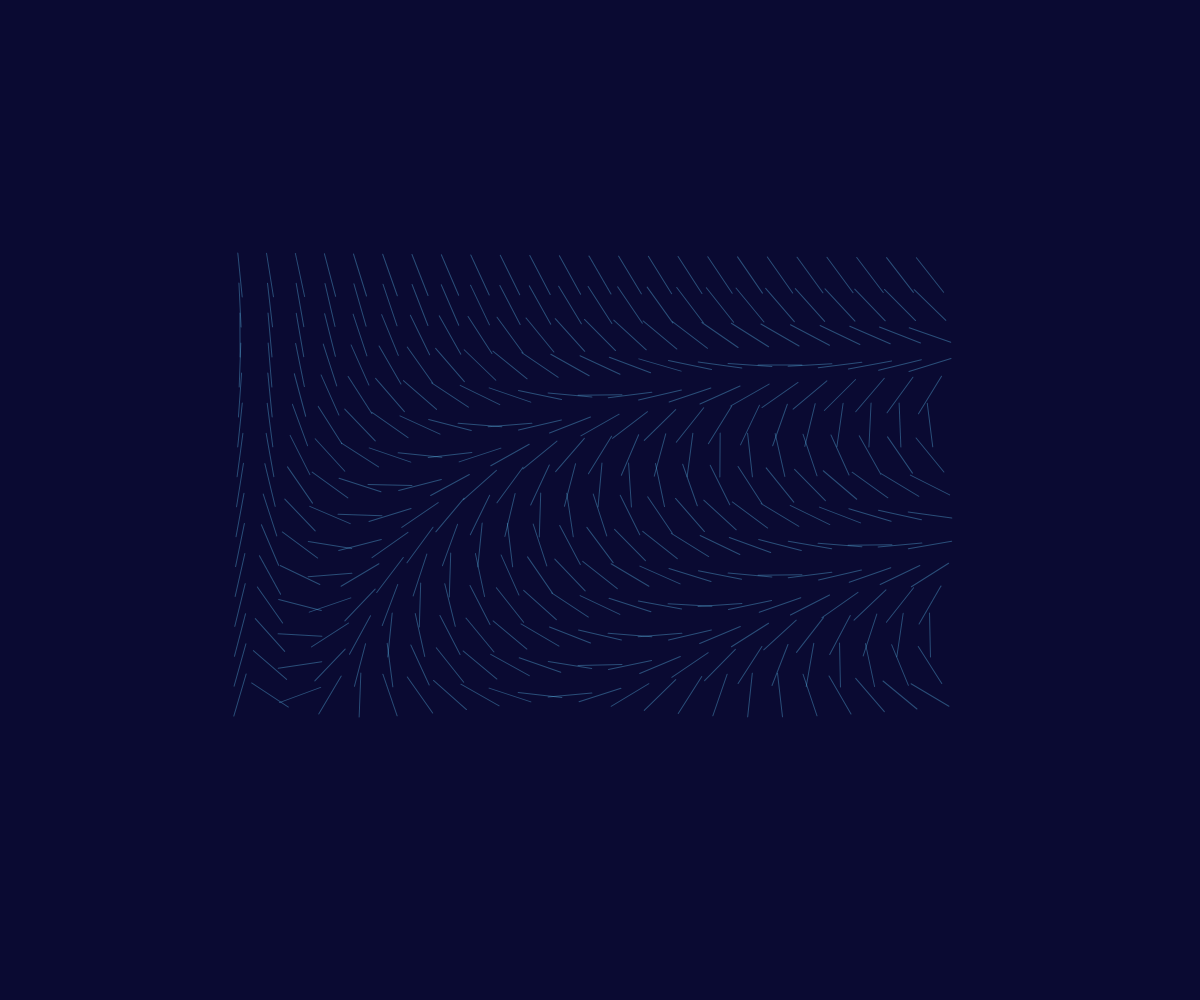
Frame 1 (no input)
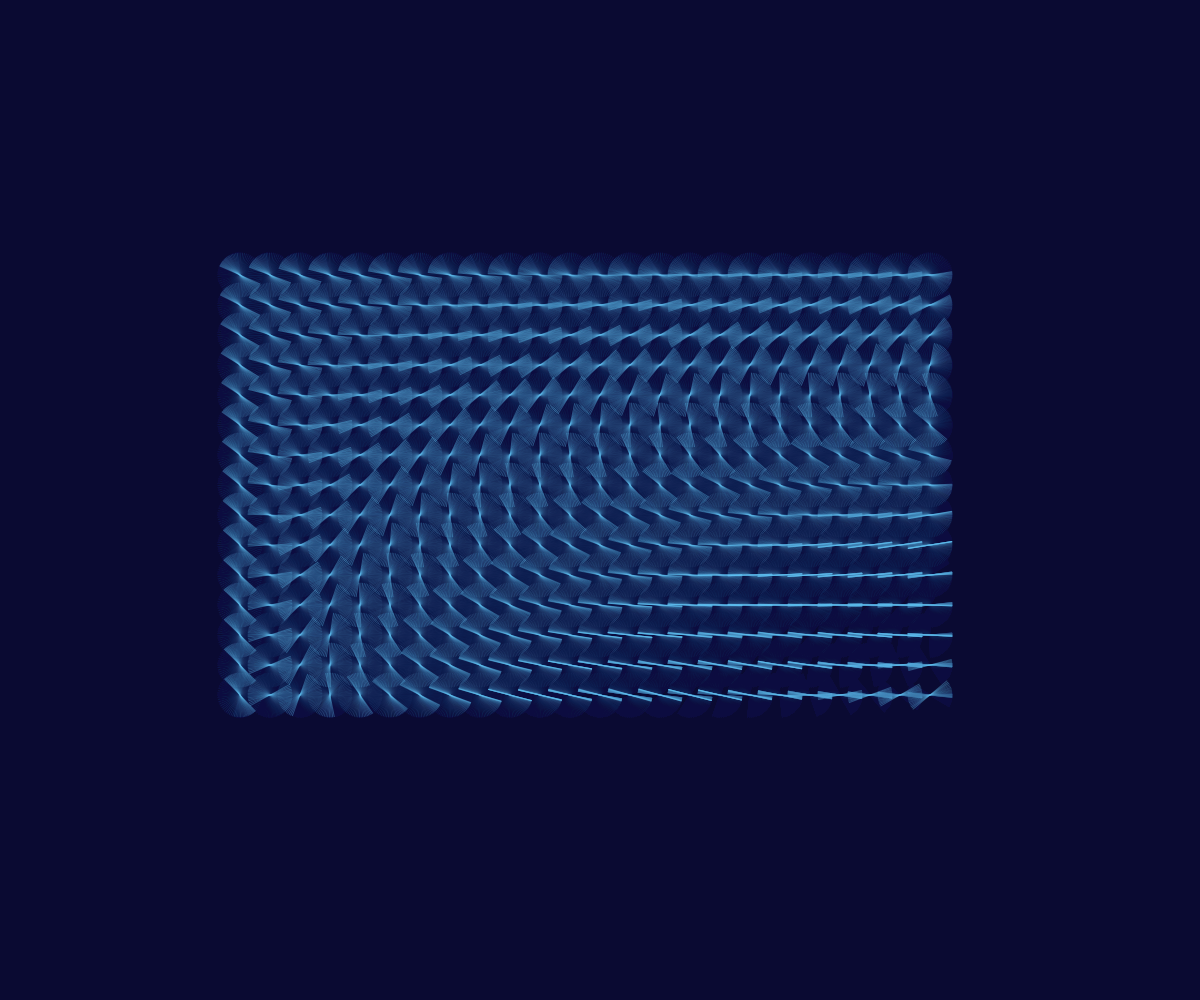
Frame 60 (no input)
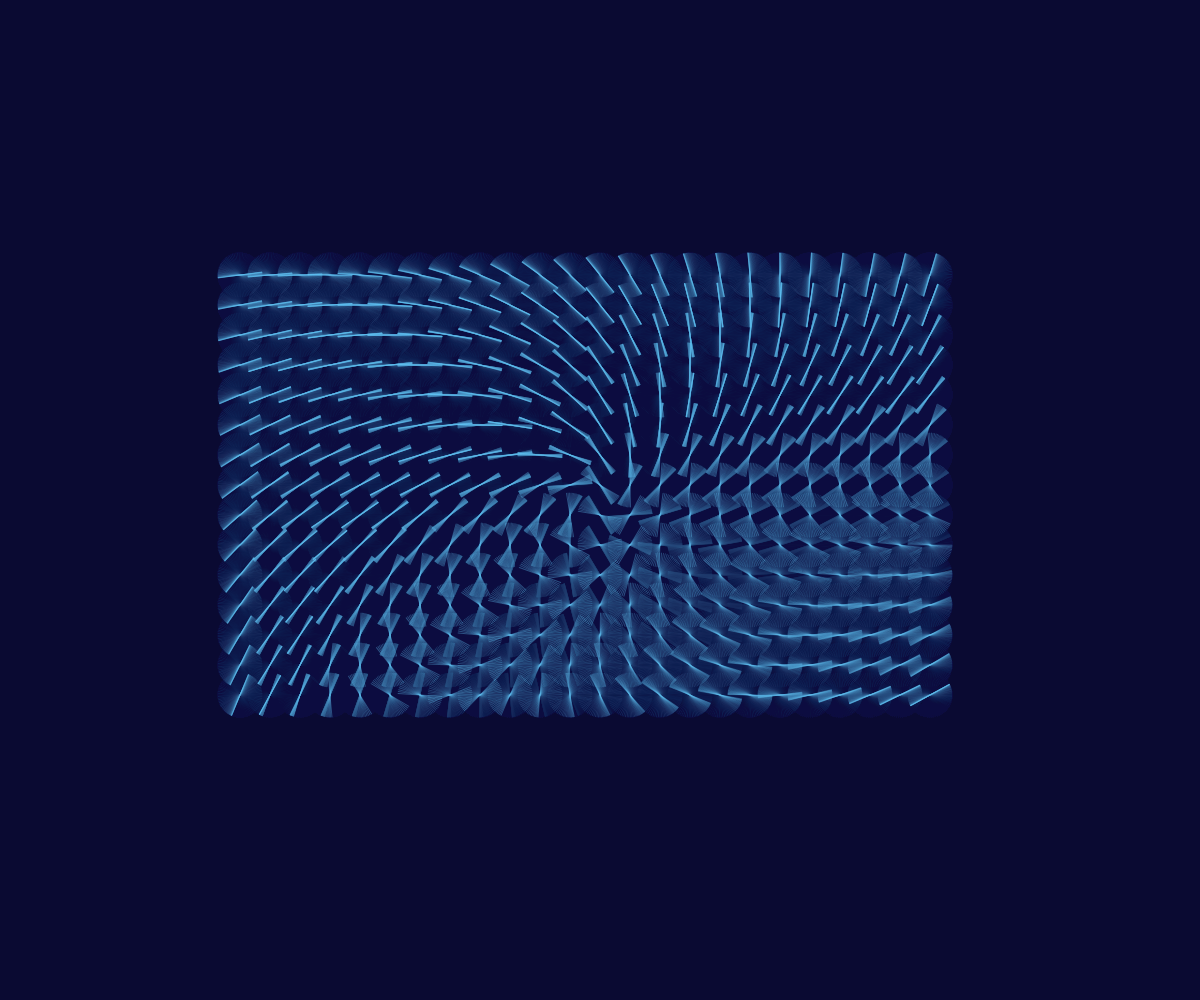
Frame 120 (the mouse pressed at the canvas centre since frame 60)

The p5.js sketch that drew these frames (run headless with seeded random() and noise() and a simulated clock; from frame 60 on, the mouse is pressed at the canvas centre):

// p5.js sketch
// ── sketch.js
let clocks = [];
let size = 30;
let w = size *24;
let h = size *15;

function setup() {
  createCanvas(windowWidth, windowHeight);
  background(10,10,50);

  for(let i=0;i<w/size;i++){
    clocks[i] = [];
    for(let j=0;j<h/size;j++){
      clocks[i].push(new Clock(i*size,j*size, sqrt(i)*j/200));
    }
  }
}

function draw() {
  background(10,10,50,10);

  translate(width/2-w/2, height/2-h/2);
  for(let i=0;i<w/size;i++){

    for(let j=0;j<h/size;j++){
      clocks[i][j].update();
      clocks[i][j].mouse();
      clocks[i][j].display();
    }
  }
}

class Clock {
  constructor(x,y,xoff){
    this.x = x;
    this.y = y;
    this.a = 0;
    this.xoff = xoff;
  }

  display(){
    push();
    translate(this.x, this.y);
    rotate(this.a);

    stroke(100,200,250,90);
    line(0,22,0,-22);

    pop();
    push();
  }

  update(){
    this.a = map(noise(this.xoff), 0,1,0,10*PI);
    this.xoff = this.xoff+1/300;
  }

  mouse(){
    let angle = atan2(mouseY-height/2+h/2-this.y, mouseX-this.x-width/2+w/2);
    this.a = angle + this.a;
  }

}
